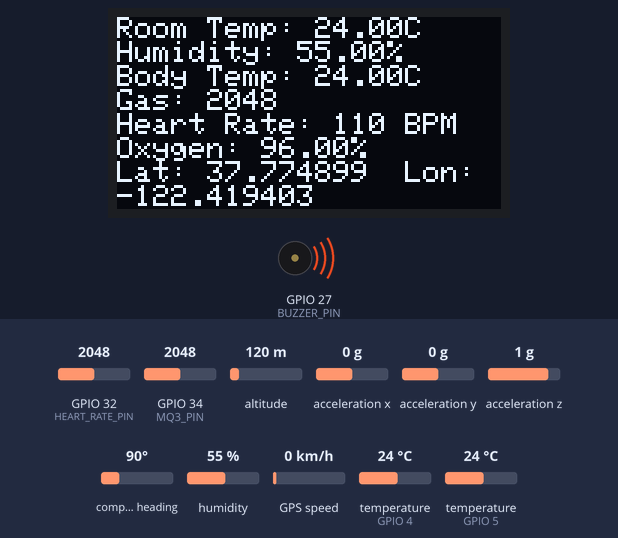
A sketch run on a simulated ESP32. On the bench: 128×64 one-colour display, buzzer (waves = sounding, pin HIGH). The inputs (shaded band) are chosen by the test bench; at power-on: GPIO 34 (MQ3_PIN) = 2048, humidity 55 %, temperature (sensors on GPIO 5, GPIO 4) 24 °C, GPIO 32 (HEART_RATE_PIN) = 2048, altitude 120 m, acceleration x 0 g, acceleration y 0 g, acceleration z 1 g, compass heading 90°, GPS speed 0 km/h. WiFi joins after 1.5 s; servers stay silent unless stated; random numbers use the default seed unless the sketch sets one; the GPS gets a fix after 3 s at 37.7749, -122.4194 with 8 satellites; web services answer with replies made up by the test bench; what the sketch prints to the serial monitor is not drawn.

Above: at 20.3 s.
20.4 s: GPIO 34 (MQ3_PIN) set to 1965
At 35.9 s:
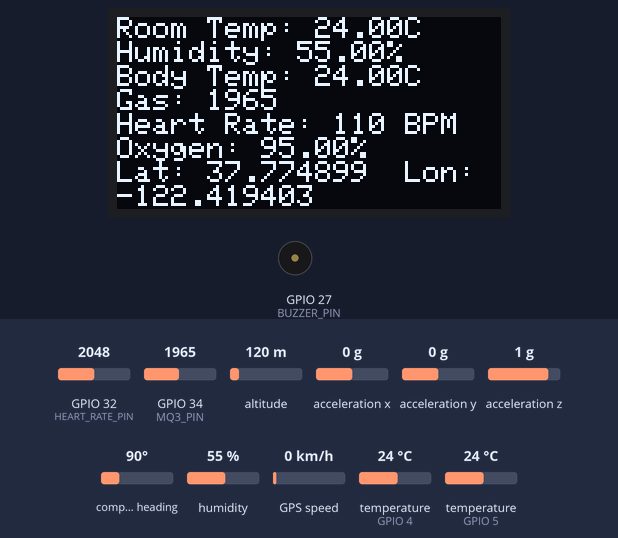
36.4 s: humidity set to 22 %
At 52.0 s:
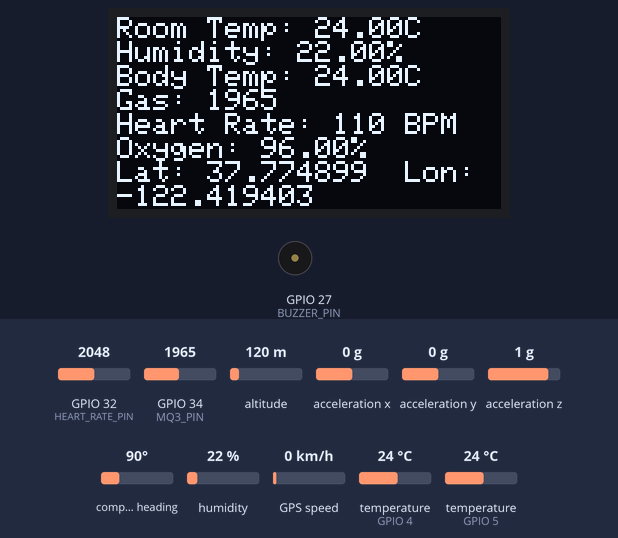
52.5 s: temperature (sensor on GPIO 5) set to 12 °C
At 68.0 s:
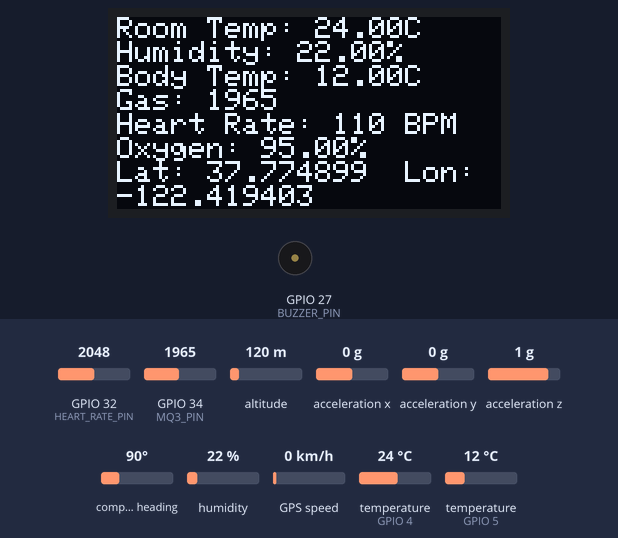
68.5 s: GPIO 32 (HEART_RATE_PIN) set to 1960
At 84.1 s:
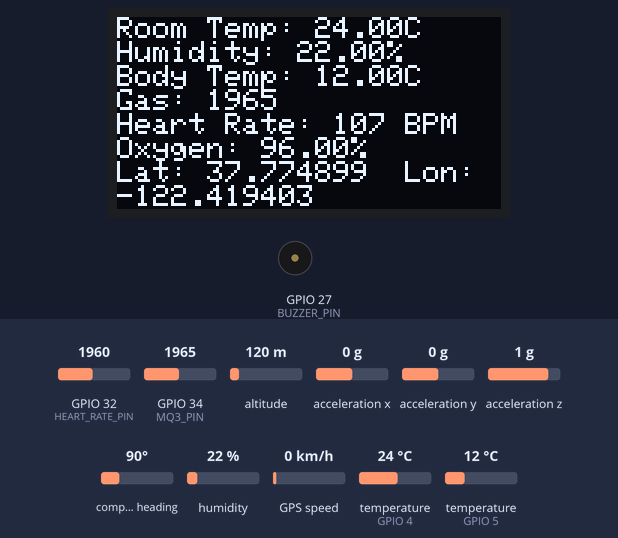
Timing chart, 0 to 85.6 s (numbered marks = the images above; inputs shaded):
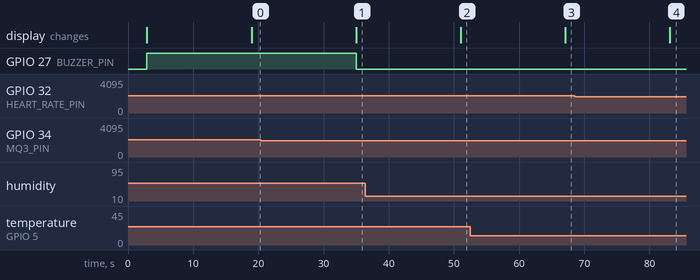

Measured:
- the behaviour switches between 2001 and 2000 on GPIO 34 (MQ3_PIN) (found by bisection; images 0 and 1)
- after the input at 20.4 s, GPIO 27 (BUZZER_PIN): HIGH → LOW after 14.6 s

The sketch:

Hardware_Code.ino
```cpp
//Import All The Libraries
#include <WiFi.h>
#include <HTTPClient.h>
#include "DHT.h"
#include <OneWire.h>
#include <DallasTemperature.h>
#include "Wire.h"
#include "MAX30100_PulseOximeter.h"
#include <Adafruit_ADXL345_U.h>
#include <Adafruit_GFX.h>
#include <Adafruit_SSD1306.h>
#include <TinyGPS++.h>

//Defining The Pins
#define DHTPIN 4
#define DHTTYPE DHT11
#define BUZZER_PIN 27
#define ONE_WIRE_BUS 5
#define MQ3_PIN 34
#define HEART_RATE_PIN 32
//Defining The Pins For OLED
#define SCREEN_WIDTH 128
#define SCREEN_HEIGHT 64
#define OLED_RESET -1
#define SCREEN_ADDRESS 0x3C
//Defining The Pins For GPS
#define RXD2 16  // GPS module TX connected to ESP32 RX2 (GPIO 16)
#define TXD2 17  // GPS module RX connected to ESP32 TX2 (GPIO 17)

// WiFi & ThingSpeak details
const char* ssid = "Redmi";//Add WiFi SSID
const char* password = "ranitsantra";//Add The Password
const char* apiKey = "0U0424RHM25DOS47";//Add ThingSpeak Read API
const char* server = "http://api.thingspeak.com/update";

// Default GPS coordinates (Bangalore, India)
const float defaultLatitude = 13.036956;
const float defaultLongitude = 77.619606;

// Sensor objects
DHT dht(DHTPIN, DHTTYPE);
OneWire oneWire(ONE_WIRE_BUS);
DallasTemperature sensors(&oneWire);
PulseOximeter pox;
Adafruit_ADXL345_Unified accel = Adafruit_ADXL345_Unified(12345);
Adafruit_SSD1306 display(SCREEN_WIDTH, SCREEN_HEIGHT, &Wire, OLED_RESET);
TinyGPSPlus gps;
HardwareSerial gpsSerial(2);

static float lastSpo2 = 97.0;

void onBeatDetected() {
    Serial.println("Beat Detected!");
}

void setup() {
    Serial.begin(115200);
    gpsSerial.begin(9600, SERIAL_8N1, RXD2, TXD2);

    WiFi.begin(ssid, password);
    dht.begin();
    sensors.begin();
    pinMode(BUZZER_PIN, OUTPUT);
    digitalWrite(BUZZER_PIN, LOW);

    // OLED Initialization
    if (!display.begin(SSD1306_SWITCHCAPVCC, SCREEN_ADDRESS)) {
        Serial.println("SSD1306 allocation failed");
        for (;;);
    }
    display.clearDisplay();
    display.setTextSize(0.7);
    display.setTextColor(WHITE);
    display.setCursor(0, 0);
    display.print("Initializing...");
    display.display();
    delay(2000);

    Serial.print("Connecting to WiFi");
    while (WiFi.status() != WL_CONNECTED) {
        delay(1000);
        Serial.print(".");
    }
    Serial.println("\nConnected to WiFi");

    if (!pox.begin()) {
        Serial.println("Failed to initialize MAX30100/30102!");
    } else {
        Serial.println("MAX30100/30102 initialized!");
    }
    pox.setOnBeatDetectedCallback(onBeatDetected);

    if (!accel.begin()) {
        Serial.println("Failed to initialize ADXL345!");
    } else {
        Serial.println("ADXL345 initialized!");
        accel.setRange(ADXL345_RANGE_2_G);
    }
}

void loop() {
    // Read sensors
    float temperature = dht.readTemperature();
    float humidity = dht.readHumidity();
    sensors.requestTemperatures();
    float ds18b20_temp = sensors.getTempCByIndex(0);
    int mq3_raw = analogRead(MQ3_PIN);
    int heartRateRaw = analogRead(HEART_RATE_PIN);
    int heartRate = map(heartRateRaw, 0, 4095, 40, 180);

    // Simulate SpO2 value
    float variation = random(-3, 3);
    float spo2 = lastSpo2 + variation;
    if (spo2 < 94) spo2 = 94 + random(0, 3);
    if (spo2 > 102) spo2 = 102 - random(0, 3);
    lastSpo2 = spo2;

    // Read ADXL345 values
    sensors_event_t event;
    accel.getEvent(&event);
    float accelZ = event.acceleration.z;
    bool fallDetected = (accelZ < 3.0);

    // Read GPS Data
    float latitude = defaultLatitude;
    float longitude = defaultLongitude;
    while (gpsSerial.available()) {
        gps.encode(gpsSerial.read());
        if (gps.location.isUpdated()) {
            latitude = gps.location.lat();
            longitude = gps.location.lng();
        }
    }

    // Print Data to Serial Monitor
    Serial.println("\n--- Sensor Readings ---");
    Serial.print("Room Temp: "); Serial.print(temperature); Serial.println(" °C");
    Serial.print("Humidity: "); Serial.print(humidity); Serial.println(" %");
    Serial.print("Body Temp: "); Serial.print(ds18b20_temp); Serial.println(" °C");
    Serial.print("Gas Level: "); Serial.println(mq3_raw);
    Serial.print("Heart Rate: "); Serial.print(heartRate); Serial.println(" BPM");
    Serial.print("SpO2: "); Serial.print(spo2); Serial.println(" %");
    Serial.print("Latitude: "); Serial.print(latitude, 6); Serial.print("  ");
    Serial.print("Longitude: "); Serial.println(longitude, 6);

    if (fallDetected) {
        Serial.println("Alert: Fall Detected!");
    }

    // Display Data on OLED
    display.clearDisplay();
    display.setCursor(0, 0);
    display.print("Room Temp: "); display.print(temperature); display.println("C");
    display.print("Humidity: "); display.print(humidity); display.println("%");
    display.print("Body Temp: "); display.print(ds18b20_temp); display.println("C");
    display.print("Gas: "); display.print(mq3_raw); display.println("");
    display.print("Heart Rate: "); display.print(heartRate); display.println(" BPM");
    display.print("Oxygen: "); display.print(spo2); display.println("%");
    display.print("Lat: "); display.print(latitude, 6); display.print("  ");
    display.print("Lon: "); display.print(longitude, 6);

    display.display();

    // Alerts
    bool alert = false;
    if (fallDetected || temperature > 35 || ds18b20_temp > 37 || mq3_raw > 2000 || heartRate < 50 || heartRate > 120 || spo2 < 90) {
        Serial.println("Emergency Alert!");
        alert = true;
    }
    digitalWrite(BUZZER_PIN, alert ? HIGH : LOW);

    // Send Data to ThingSpeak
    if (WiFi.status() == WL_CONNECTED) {
        HTTPClient http;
        String url = String(server) + "?api_key=" + apiKey +
                     "&field1=" + String(temperature) +
                     "&field2=" + String(humidity) +
                     "&field3=" + String(ds18b20_temp) +
                     "&field4=" + String(mq3_raw) +
                     "&field5=" + String(heartRate) +
                     "&field6=" + String(spo2) +
                     "&field7=" + String(latitude, 6) +
                     "&field8=" + String(longitude, 6);

        http.begin(url);
        int httpCode = http.GET();

        if (httpCode > 0) {
            Serial.println("Data sent to ThingSpeak successfully");
        } else {
            Serial.println("Error sending data to ThingSpeak");
        }
        http.end();
    }

    delay(15000);
}
```
